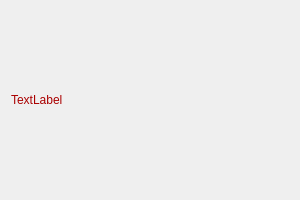
<?xml version="1.0" encoding="UTF-8"?>
<ui version="4.0">
 <class>WarnDialog</class>
 <widget class="QDialog" name="WarnDialog">
  <property name="geometry">
   <rect>
    <x>0</x>
    <y>0</y>
    <width>300</width>
    <height>200</height>
   </rect>
  </property>
  <property name="windowTitle">
   <string>事件到期提醒</string>
  </property>
  <layout class="QVBoxLayout" name="verticalLayout">
   <item>
    <widget class="QLabel" name="label">
     <property name="styleSheet">
      <string notr="true">font: 28pt &quot;黑体&quot;;
color: rgb(170, 0, 0);</string>
     </property>
     <property name="text">
      <string>TextLabel</string>
     </property>
    </widget>
   </item>
  </layout>
 </widget>
 <resources/>
 <connections/>
</ui>
